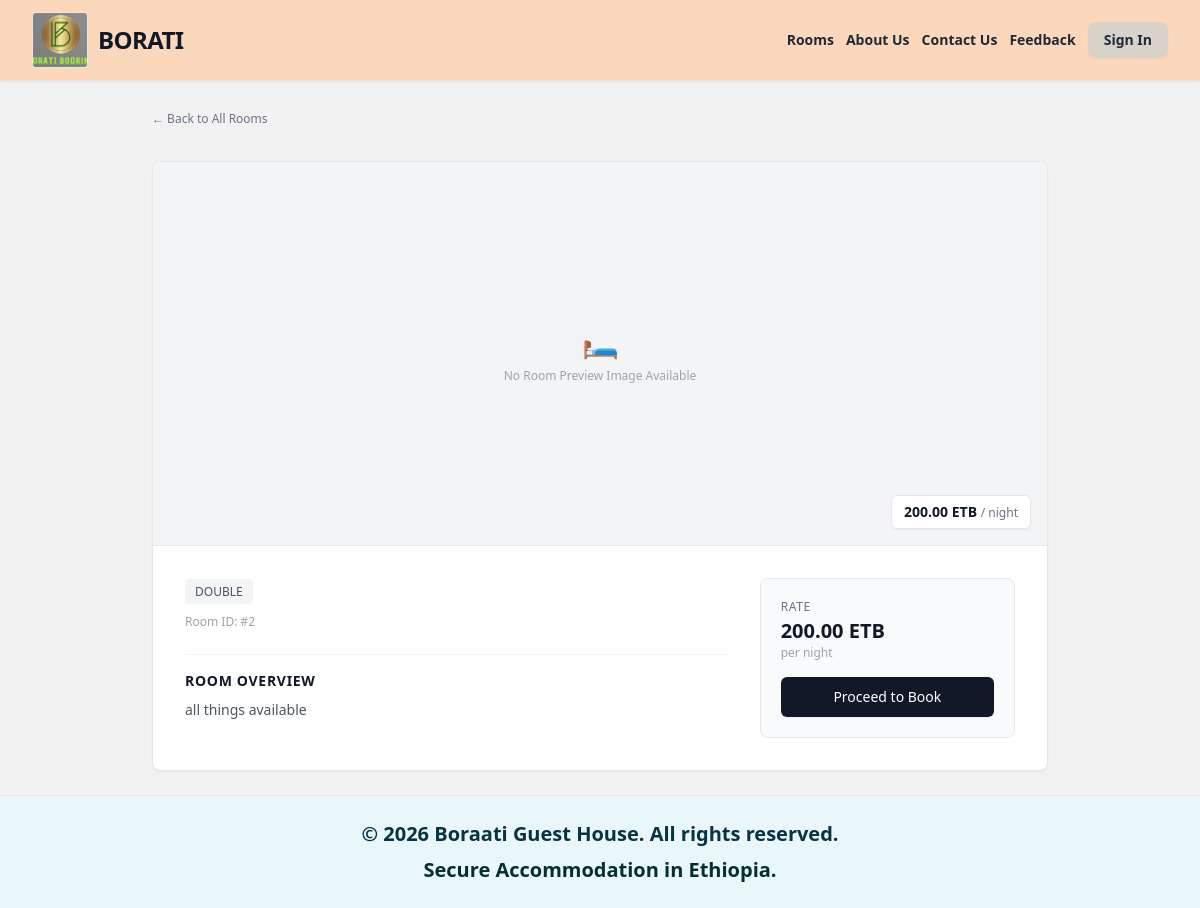
Page /room/2/ on the committed database.
### boratiapp/models.py (models this page shows, shortened)
class Room(models.Model):
    ROOM_TYPES = (
        ('single', 'Single Room'),
        ('double', 'Double Room'),
        ('vip', 'VIP / Master Suite'),
    )
    ROOM_STATUS = (
        ('available', 'Available'),
        ('booked', 'Booked (Qabatame)'),
        ('maintenance', 'Maintenance '),
    )
    floor = models.ForeignKey(Floor, on_delete=models.CASCADE, related_name='rooms')
    room_number = models.CharField(max_length=20, unique=True, help_text="fkn: Room 101, Room 102")
    room_type = models.CharField(max_length=20, choices=ROOM_TYPES, default='single')
    price_per_night = models.DecimalField(max_digits=10, decimal_places=2, help_text="Gatii guyyaa tokkoo")
    main_image = models.ImageField(upload_to='rooms/', blank=True, null=True)
    description = models.TextField(help_text="Ibsa bal'aa fkn: Wi-Fi, Bishaan ho'aa, TV...")
    image_url = models.URLField(max_length=500, blank=True, null=True, help_text="Linkii suuraa (fkn: https://example.com/room.jpg)")
    status = models.CharField(max_length=20, choices=ROOM_STATUS, default='available')

### boratiapp/views.py (the view)
# urls.py: path('room/<int:room_id>/', views.room_detail, name='room_detail'),
def room_detail(request, room_id):
    room = get_object_or_404(Room, id=room_id)
    context = {'room': room}
    return render(request, 'user_base_templates/room_detail.html', context)

### boratiapp/templates/user_base_templates/room_detail.html (shortened to what this page needs)
{% extends 'user_base_templates/base.html' %}
{% block content %}
<div class="max-w-4xl mx-auto py-6 space-y-8">
    <div>
        <a href="{% url 'user_index' %}" class="inline-flex items-center text-xs font-medium text-gray-500 hover:text-gray-900 transition">
            ← Back to All Rooms
        </a>
    </div>
    {% if room and room.id %}
        <div class="bg-white border border-gray-200 rounded-lg overflow-hidden shadow-sm">
            <div class="h-64 sm:h-80 md:h-96 bg-gray-100 border-b border-gray-200 relative">
                {% if room.image %}
                    <img src="{{ room.image.url }}" alt="{{ room.name }}" class="w-full h-full object-cover">
                {% else %}
                    <div class="w-full h-full flex flex-col items-center justify-center text-gray-400 space-y-2">
                        <span class="text-3xl">🛏️</span>
                        <span class="text-xs">No Room Preview Image Available</span>
                    </div>
                {% endif %}
                <span class="absolute bottom-4 right-4 px-3 py-1.5 bg-white/95 backdrop-blur border border-gray-200 rounded-md text-sm font-semibold text-gray-900 shadow-sm">
                    {{ room.price_per_night }} ETB <span class="text-xs font-normal text-gray-500">/ night</span>
                </span>
            </div>
            <div class="p-6 md:p-8 grid grid-cols-1 md:grid-cols-3 gap-8">
                <div class="md:col-span-2 space-y-6">
                    <div>
                        <span class="text-xs uppercase bg-gray-100 text-gray-600 px-2.5 py-1 rounded font-medium">
                            {{ room.room_type }}
                        </span>
                        <p class="text-xs text-gray-400 mt-1">Room ID: #{{ room.id }}</p>
                    </div>
                    <div class="border-t border-gray-100 pt-4">
                        <h2 class="text-sm font-semibold text-gray-900 uppercase tracking-wider mb-2">Room Overview</h2>
                        <p class="text-sm text-gray-600 leading-relaxed">
                            {{ room.description|default:"Experience a quiet and relaxing stay in this clean, well-maintained room." }}
                        </p>
                    </div>
                </div>
                <div class="space-y-4">
                    <div class="bg-gray-50 border border-gray-200 rounded-lg p-5 space-y-4">
                        <div>
                            <p class="text-xs text-gray-500 uppercase tracking-wider">Rate</p>
                            <p class="text-xl font-bold text-gray-900 mt-0.5">{{ room.price_per_night }} ETB</p>
                            <p class="text-xs text-gray-400">per night</p>
                        </div>
                        <a href="{% url 'checkout' room.id %}" class="block w-full text-center bg-gray-900 text-white py-2.5 px-4 rounded-md text-sm font-medium hover:bg-gray-800 transition shadow-sm">
                            Proceed to Book
                        </a>
                    </div>
                </div>
            </div>
        </div>
    {% endif %}
</div>
{% endblock %}

### rows in the picture
Room: price_per_night "200.00", room_type "DOUBLE", id "2", description "all things available"
